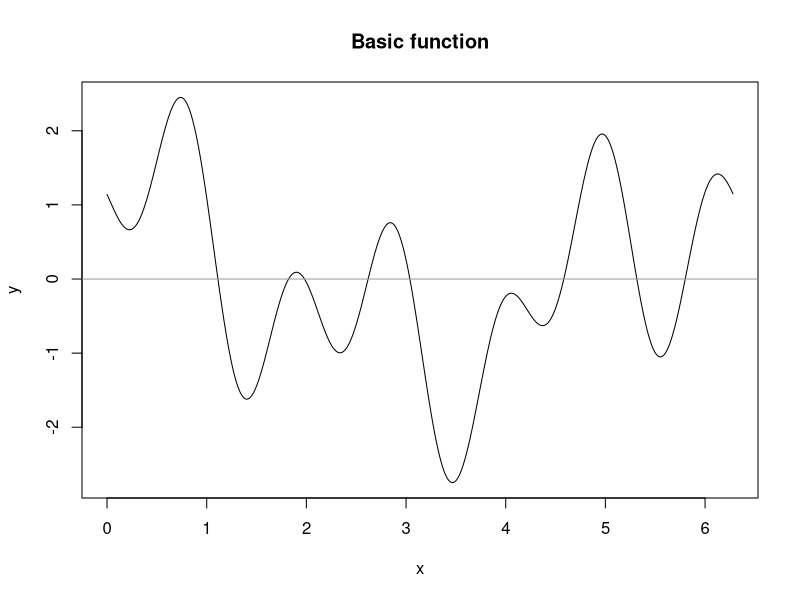
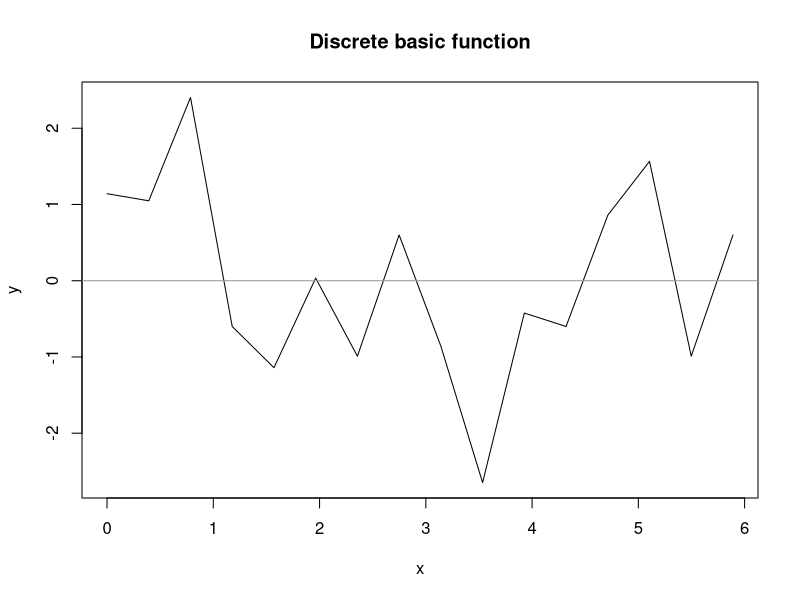
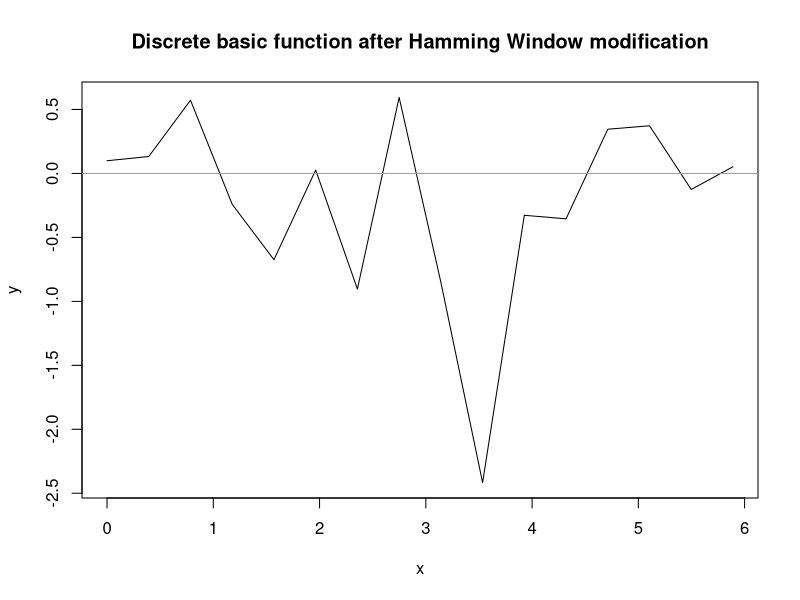
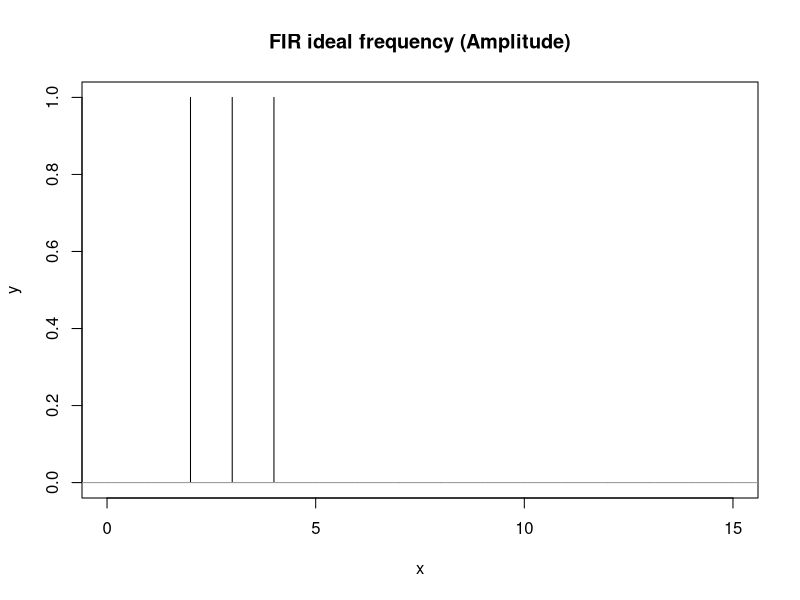
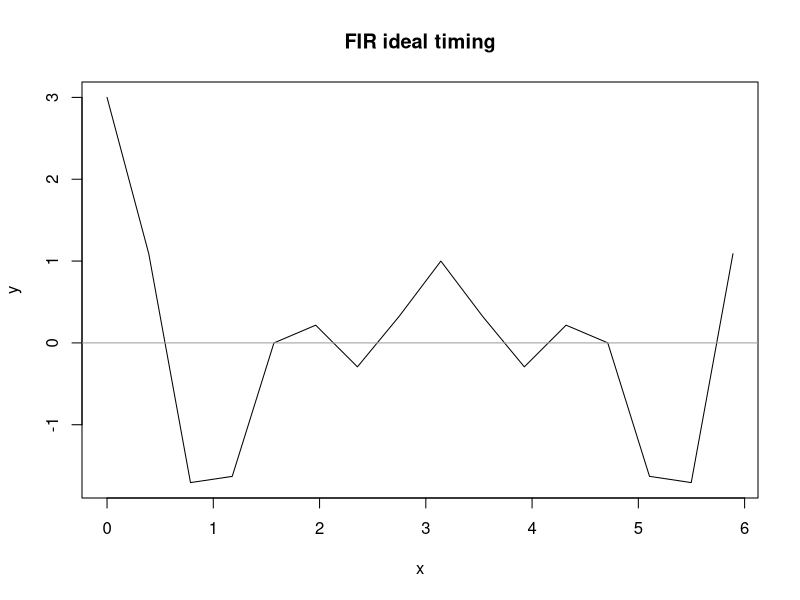
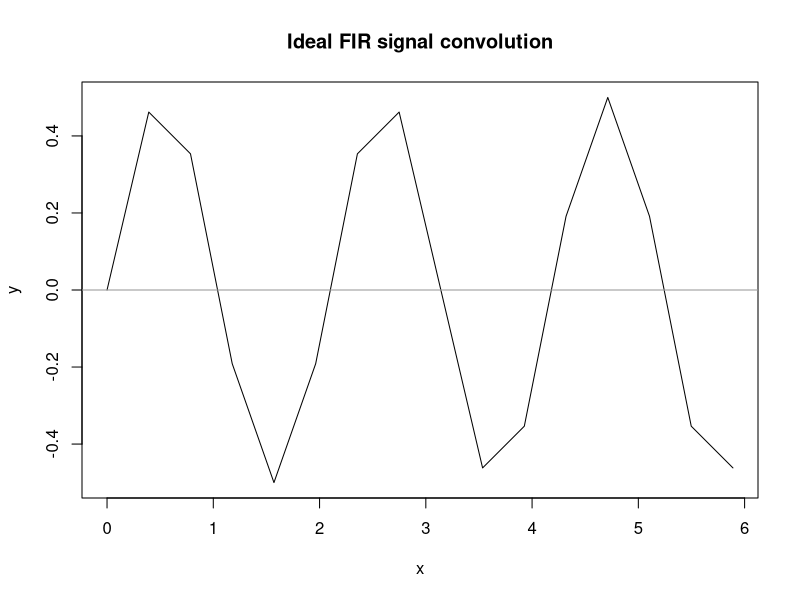

The R script that drew these images, in order:
# Made by IvAlex

library("foreach")

y <- function(x) {
  sin(3 * x) + cos(x) + sin(6 * x + 3)
}

custom_plot <- function(x, y, head_title) {
  plot(x, y, type = "l", xlab = "x", ylab = "y", main = head_title)
  abline(h = 0, col = "gray60")
}

custom_freq_plot <- function(x, y, head_title) {
  plot(x, y, type = "h", xlab = "x", ylab = "y", main = head_title)
  abline(h = 0, col = "gray60")
}

# Dots num
N <- 16

#Period
T <- 2 * pi

#Interval
a <- 0
b <- a + T

#ideal finite impulse responce filter borders
left_filter_fir <- 2
right_filter_fir <- 4

# 
custom_seq_interval = function(from, before, num_intervals){
  res <- seq(from, before, length.out = (num_intervals + 1))
  res[-length(res)]
}

# basic function
basic_xdots <- seq(a, b, by = 0.01)
basic_ydots <- y(basic_xdots)
custom_plot(basic_xdots, basic_ydots, "Basic function")

#discrete basic function
basic_xdots <- custom_seq_interval(a, b, N)
basic_freq_xdots <- seq(0, N - 1)
basic_ydots <- y(basic_xdots)
custom_plot(basic_xdots, basic_ydots, "Discrete basic function")

hamming_a <- 25/46
hamming_b <- 21/46
hidden_hamming_window_ <- function(n, N){
  hamming_a - hamming_b * cos(2 * pi * n / (N - 1))
}

# Hamming Window
hamming_window <- function(dots){
  N <- length(dots)
  res <- dots * hidden_hamming_window_(seq(0, N - 1), N)
  res
}

hamming_ydots <- hamming_window(basic_ydots)
custom_plot(basic_xdots, hamming_ydots, "Discrete basic function after Hamming Window modification")

#Fourier transform
## Sorting indexes generator
sort_index_gen <- function (arr, k){
  if (k < 1) {
    arr
  } else {
    sort_index_gen(c(arr, (k + arr)), k / 2);
  }
}
  
#БПФ с прореживанием по частоте
fft_butterfly <- function(arr, dir){
  n <- length(arr)
  w <- 1
  left <- NULL
  right <- NULL
  Wn <- exp(((-1) ^ dir) *2 * 1i * pi / n)
  if (length(arr) < 2) {
    return(arr)
  }
  
  for(index in seq(1, n/2, by = 1)) {
    left <- c(left, arr[index]+arr[index+(n/2)]) 
    right <- c(right, (arr[index]-arr[index+(n/2)])*w)
    w <- w*Wn
  }
  
  c(fft_butterfly(left, dir), fft_butterfly(right, dir))
}

custom_fft <- function(dots){
  N <- length(dots)
  fft_butterfly(dots, 0)[sort_index_gen(c(0), N / 2) + 1]/N
}

custom_ifft <- function(idots){
  N <- length(idots)
  fft_butterfly(idots, 1)[sort_index_gen(c(0), N / 2) + 1]
}

custom_cyclic_convolution <- function(y1_dots, y2_dots){
  y1_idots <- custom_fft(y1_dots)
  y2_idots <- custom_fft(y2_dots)
  y_idots <- y1_idots * y2_idots
  custom_ifft(y_idots)
}

# FIR Filter
ideal_filter_resolver <- function(dot){
  res <- foreach(x = dot) %dopar% {
    if ((x >= left_filter_fir) & (x <= right_filter_fir)) {
      1
    }
    else {
      0
    }
  }
  unlist(res)
}

## FIR ideal calcs
fir_filter <- list(ideal = list(freq = ideal_filter_resolver(basic_freq_xdots)))
fir_filter$ideal$time <- custom_ifft(fir_filter$ideal$freq)

custom_freq_plot(basic_freq_xdots, Mod(fir_filter$ideal$freq), "FIR ideal frequency (Amplitude)")
custom_plot(basic_xdots, Re(fir_filter$ideal$time), "FIR ideal timing")

ideal_conv_ydots <- custom_cyclic_convolution(basic_ydots, fir_filter$ideal$time)
custom_plot(basic_xdots, Re(ideal_conv_ydots), "Ideal FIR signal convolution")

fft_ydots <- custom_fft(basic_ydots)
#custom_freq_plot(basic_freq_xdots, Mod(fft_ydots), "FFT")

ifft_ydots <- custom_ifft(fft_ydots)
#custom_plot(basic_xdots, Re(ifft_ydots), "Inversed FFT")
